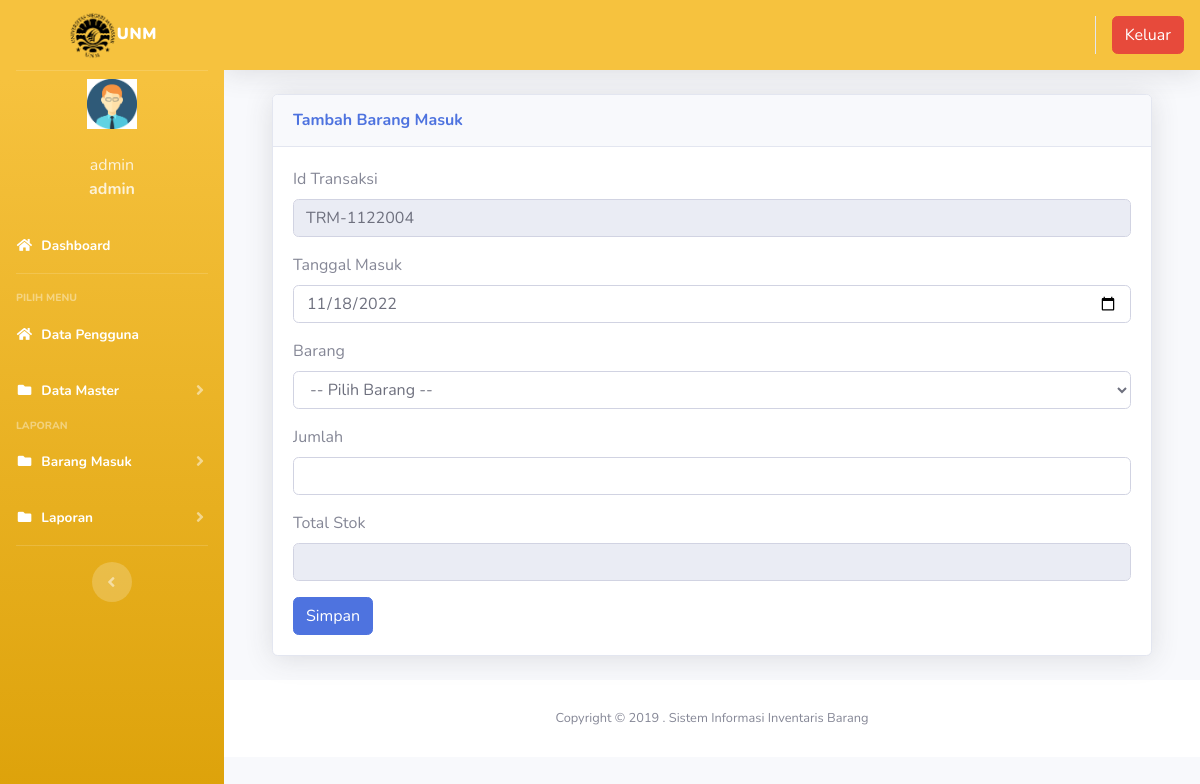
/index.php?page=barangmasuk&aksi=tambahbarangmasuk (signed in), run on the app's committed database.
### tables this page shows
CREATE TABLE `users` (
  `id` int(11) NOT NULL,
  `nik` varchar(10) NOT NULL,
  `nama` varchar(100) NOT NULL,
  `alamat` varchar(200) NOT NULL,
  `telepon` varchar(100) NOT NULL,
  `username` varchar(100) NOT NULL,
  `password` varchar(100) NOT NULL,
  `level` varchar(25) NOT NULL DEFAULT 'member',
  `foto` varchar(25) NOT NULL
);

CREATE TABLE `barang_masuk` (
  `id` int(11) NOT NULL,
  `id_transaksi` varchar(100) NOT NULL,
  `tanggal` date NOT NULL,
  `kode_barang` varchar(100) NOT NULL,
  `nama_barang` varchar(100) NOT NULL,
  `jumlah` varchar(100) NOT NULL,
  `satuan` varchar(100) NOT NULL
);

### index.php (the view, shortened to what this page needs)
<?php
	$koneksi = new mysqli("localhost","root","","inventori");
	?>
<!DOCTYPE html>
<html lang="en">
<head>
  <link href="vendor/fontawesome-free/css/all.min.css" rel="stylesheet" type="text/css">
  <link href="css/sb-admin-2.min.css" rel="stylesheet">
  <link href="vendor/datatables/dataTables.bootstrap4.min.css" rel="stylesheet">
</head>
<body id="page-top">
  <div id="wrapper">
    <ul class="navbar-nav bg-gradient-warning sidebar sidebar-dark accordion" id="accordionSidebar">
      <a class="sidebar-brand d-flex align-items-center justify-content-center" href="index3.php">
        <div class="sidebar-brand-text mx-2"><img src="img/logounm.png" alt="" width="50px"><b>UNM</b></div>
      </a>
      <hr class="sidebar-divider my-0">
 <?php
   if ($_SESSION['admin']) {
	   $user = $_SESSION['admin'];
   }
   $sql =$koneksi->query("select * from users where id='$user'");
   $data = $sql->fetch_assoc();
   ?>
    <li class="d-flex align-items-center justify-content-center">
        <a class="nav-link">
		 <img src="img/<?php echo $data['foto']?>" class="img-circle" width="50" alt="User"/></a>
	  </li>
		 <li class="nav-item ">
        <a class="nav-link">
         	<div class="d-flex align-items-center justify-content-center" class="name">  <?php echo  $data['nama'];?></div></font>
			<div class="d-flex align-items-center justify-content-center" class="email"><strong> <?php echo $data['level'];?></strong></div>
		 </a>
      </li>
      <li class="nav-item active">
        <a class="nav-link" href="?page=home">
          <i class="fas fa-fw fa-home"></i>
          <span>Dashboard</span></a>
      </li>
      <hr class="sidebar-divider">
      <div class="sidebar-heading">
        Pilih Menu
      </div>
      <li class="nav-item active">
        <a class="nav-link" href="?page=pengguna">
          <i class="fas fa-fw fa-home"></i>
          <span>Data Pengguna</span></a>
      </li>
	   <li class="nav-item active">
        <a class="nav-link collapsed" href="#" data-toggle="collapse" data-target="#collapseData" aria-expanded="true" aria-controls="collapseData">
          <i class="fas fa-fw fa-folder"></i>
          <span>Data Master</span>
        </a>
      </li>
      <div class="sidebar-heading">
        Laporan
      </div>
      <li class="nav-item active">
        <a class="nav-link collapsed" href="#" data-toggle="collapse" data-target="#collapsePages" aria-expanded="true" aria-controls="collapsePages">
          <i class="fas fa-fw fa-folder"></i>
          <span>Barang Masuk</span>
        </a>
      </li>
	     <li class="nav-item active">
        <a class="nav-link collapsed" href="#" data-toggle="collapse" data-target="#collapseLaporan" aria-expanded="true" aria-controls="collapseLaporan">
          <i class="fas fa-fw fa-folder"></i>
          <span>Laporan</span>
        </a>
      </li>
      <hr class="sidebar-divider d-none d-md-block">
      <div class="text-center d-none d-md-inline">
        <button class="rounded-circle border-0" id="sidebarToggle"></button>
      </div>
    </ul>
    <div id="content-wrapper" class="d-flex flex-column">
      <div id="content">
        <nav class="navbar navbar-expand navbar-light bg-warning topbar mb-4 static-top shadow">
          <ul class="navbar-nav ml-auto">
            <li class="nav-item dropdown no-arrow">
			 <div class="top-menu">
        <ul class="nav pull-right top-menu">
		      <li><a onclick="return confirm('Apakah anda yakin akan logout?')" class="btn btn-danger" class="logout" href="logout.php">Keluar</a></li>
        </ul>
      </div>
            </li>
          </ul>
        </nav>
        <div class="container-fluid">
		 <section class="content">
		      <?php
			   $page = $_GET['page'];
			   $aksi = $_GET['aksi'];
				   if ($page == "barangmasuk") {
				    if ($aksi == "tambahbarangmasuk") {
					   include "page/barangmasuk/tambahbarangmasuk.php";
				   }
			   }
			   ?>
    </section>
</div>
      <footer class="sticky-footer bg-white">
        <div class="container my-auto">
          <div class="copyright text-center my-auto">
            <span>Copyright &copy; 2019 . Sistem Informasi Inventaris Barang</span>
          </div>
        </div>
      </footer>
    </div>
  </div>
  </div>
</body>
</html>

### page/barangmasuk/tambahbarangmasuk.php (shortened to what this page needs)
  <?php
$koneksi = new mysqli("localhost","root","","inventori");
$no = mysqli_query($koneksi, "select id_transaksi from barang_masuk order by id_transaksi desc");
$idtran = mysqli_fetch_array($no);
$kode = $idtran['id_transaksi'];
$urut = substr($kode, 8, 3);
$tambah = (int) $urut + 1;
$bulan = date("m");
$tahun = date("y");
if(strlen($tambah) == 1){
	$format = "TRM-".$bulan.$tahun."00".$tambah;
} else if(strlen($tambah) == 2){
	$format = "TRM-".$bulan.$tahun."0".$tambah;
} else{
	$format = "TRM-".$bulan.$tahun.$tambah;
}
$tanggal_masuk = date("Y-m-d");
?>
  <div class="container-fluid">
          <div class="card shadow mb-4">
            <div class="card-header py-3">
              <h6 class="m-0 font-weight-bold text-primary">Tambah Barang Masuk</h6>
            </div>
            <div class="card-body">
              <div class="table-responsive">
							<div class="body">
							<form method="POST" enctype="multipart/form-data">
							<label for="">Id Transaksi</label>
                            <div class="form-group">
                               <div class="form-line">
                                 <input type="text" name="id_transaksi" class="form-control" id="id_transaksi" value="<?php echo $format; ?>" readonly />
							</div>
                            </div>
							<label for="">Tanggal Masuk</label>
                            <div class="form-group">
                               <div class="form-line">
                                 <input type="date" name="tanggal_masuk" class="form-control" id="tanggal_masuk" value="<?php echo $tanggal_masuk; ?>" />
							</div>
                            </div>
							<label for="">Barang</label>
                            <div class="form-group">
                               <div class="form-line">
                                <select name="barang" id="cmb_barang" class="form-control" />
								<option value="">-- Pilih Barang  --</option>
							</div>
                            </div>
							<label for="">Jumlah</label>
                            <div class="form-group">
                               <div class="form-line">
                                <input type="text" name="jumlahmasuk" id="jumlahmasuk" onkeyup="sum()" class="form-control" />
							</div>
                            </div>
							<label for="jumlah">Total Stok</label>
                            <div class="form-group">
                               <div class="form-line">
                               <input readonly="readonly" name="jumlah" id="jumlah" type="number" class="form-control">
							</div>
                            </div>
							<input type="submit" name="simpan" value="Simpan" class="btn btn-primary">
							</form>

### data on the page
users: foto (picture), nama "admin", level "admin"
barang_masuk: id_transaksi "TRM-1122004"
